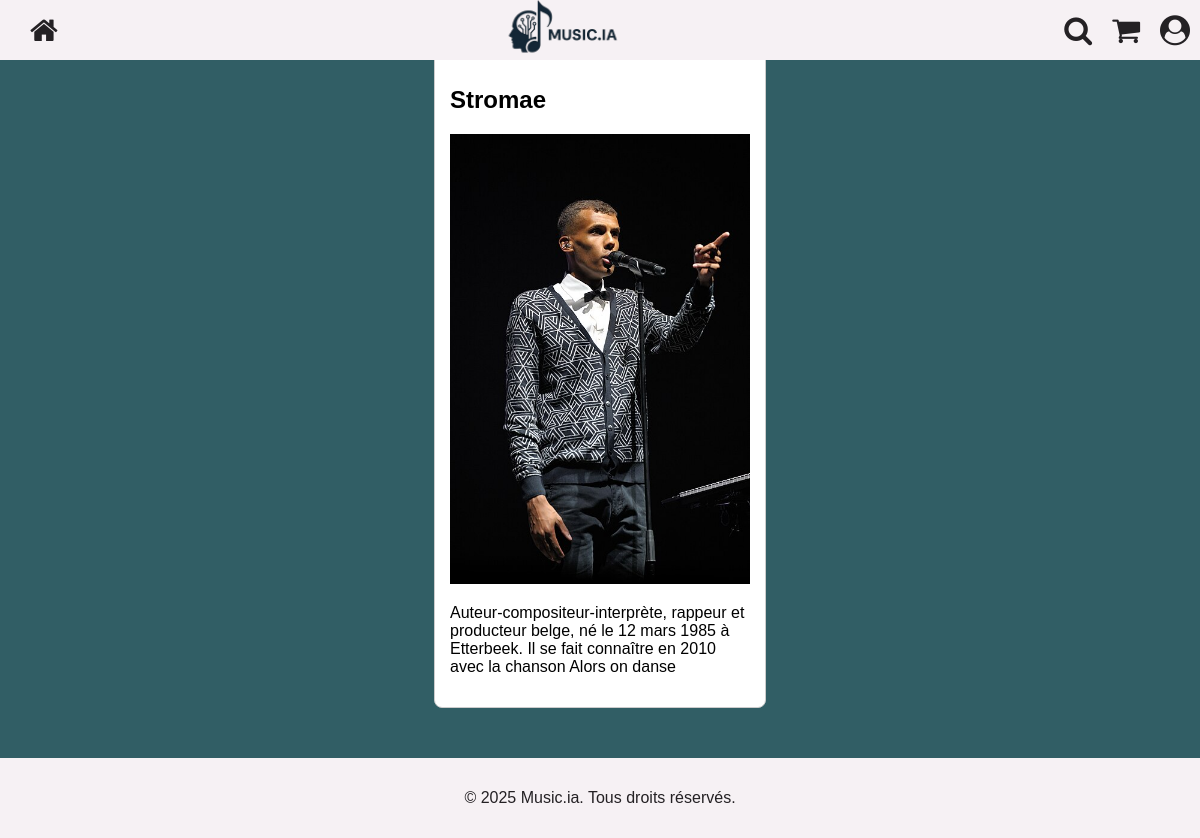
Page /artiste.php?id=3 on the committed database.
### tables this page shows
CREATE TABLE "Artiste" (
	"Id_artiste"	INTEGER NOT NULL UNIQUE,
	"Nom_artiste"	TEXT NOT NULL,
	"Description"	TEXT NOT NULL,
	PRIMARY KEY("Id_artiste" AUTOINCREMENT)
);

### artiste.php (the view, shortened to what this page needs)
<?php
try {
    $db = new PDO('sqlite:SQL.db');
    $db->setAttribute(PDO::ATTR_ERRMODE, PDO::ERRMODE_EXCEPTION);
} catch (Exception $e) {
    die('Erreur : ' . $e->getMessage());
}
$id = isset($_GET['id']) ? intval($_GET['id']) : 0;
$requete = $db->prepare('SELECT * FROM Artiste WHERE Id_artiste = :id');
$requete->bindParam(':id', $id, PDO::PARAM_INT);
$requete->execute();
$artiste = $requete->fetch(PDO::FETCH_ASSOC);
?>
<!DOCTYPE html>
<html lang="fr">
<head>
    <link rel="stylesheet" href="main.css">
    <link rel="stylesheet" href="https://cdnjs.cloudflare.com/ajax/libs/font-awesome/4.7.0/css/font-awesome.min.css">
</head>
<body>
<header class="navbar">
    <div class="nav-left">
    <a href="main.php" style="color: #242124;">
      <i class="fa fa-home"></i>
</a>
    </div>
    <div class="nav-center">
      <a href="main.php" class="logo-link">
      <img src="logo.png" alt="Logo" class="logo">
  </a>
        </div>
    <div class="nav-right">
      <i class="fa fa-search" style="color: #242124;"></i>
      <a href="panier.php" style="color: #242124;">
      <i class="fa fa-shopping-cart"></i>
</a>
      <a href="login.php" style="color: #242124;">
  <i class="fa fa-user-circle"></i>
</a>
    </div>
  </header>
    <div class="artiste">
        <h2><?php echo htmlspecialchars($artiste['Nom_artiste']); ?></h2>
        <img src="img_art/<?php echo htmlspecialchars($artiste['Id_artiste']); ?>.png" alt="<?php echo htmlspecialchars($artiste['Nom_artiste']); ?>">
        <p><?php echo htmlspecialchars($artiste['Description']); ?></p>
    </div>
<footer class="rect-footer">
  <p>© 2025 Music.ia. Tous droits réservés.</p>
</footer>
</body>
</html>

### main.css (style rules this page uses)
body { margin: 0; padding: 0; font-family: Courier, monospace; background-color: #315E65 ; }
.navbar { position: fixed; top: 0; width: 100%; height: 60px; background-color: #f6f1f4; display: flex; justify-content: space-between; align-items: center; padding: 0 20px; color: #242124; z-index: 1000; }
.nav-left i, .nav-right i { font-size: 30px; margin: 0 10px; cursor: pointer; }
.logo-link { height: 90px; display: flex; align-items: center; }
.nav-center .logo { height: 100px; width: auto; }
.nav-right { display: flex; align-items: center; color: white; margin-right: 20px; }
footer { background-color: #f6f1f4; color: #242124; text-align: center; padding: 15px 0; display: flex; justify-content: center; }

### artiste.php (style rules this page uses)
body { font-family: Arial, sans-serif; }
.artiste { background-color: white; width: 300px; margin: 50px auto; border: 1px solid #ccc; padding: 15px; border-radius: 8px; }
img { max-width: 100%; height: auto; }

### rows in the picture
artiste: Nom_artiste "Stromae", Description "Auteur-compositeur-interprète, rappeur et producteur belge, né le 12 mars 1985 à Etterbeek. Il se fait connaître en 2010 avec la chanson Alors on danse"
